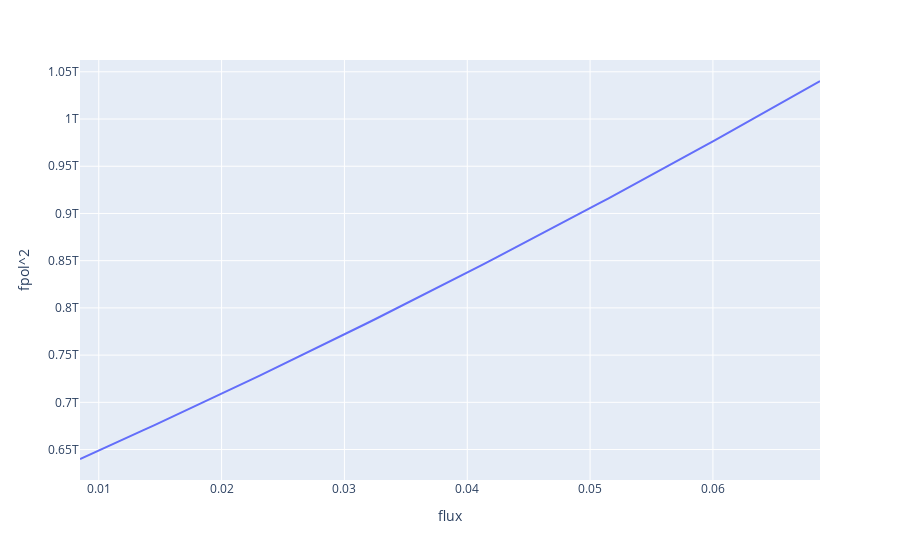

Notebook cell for this chart:
### Code cell
x2 = get_flux(x)
df = pd.DataFrame(data=np.array([x2, y**2]).T, columns=['flux', 'fpol^2'])
fig2 = px.line(df, x='flux', y='fpol^2')
fig2.show()
